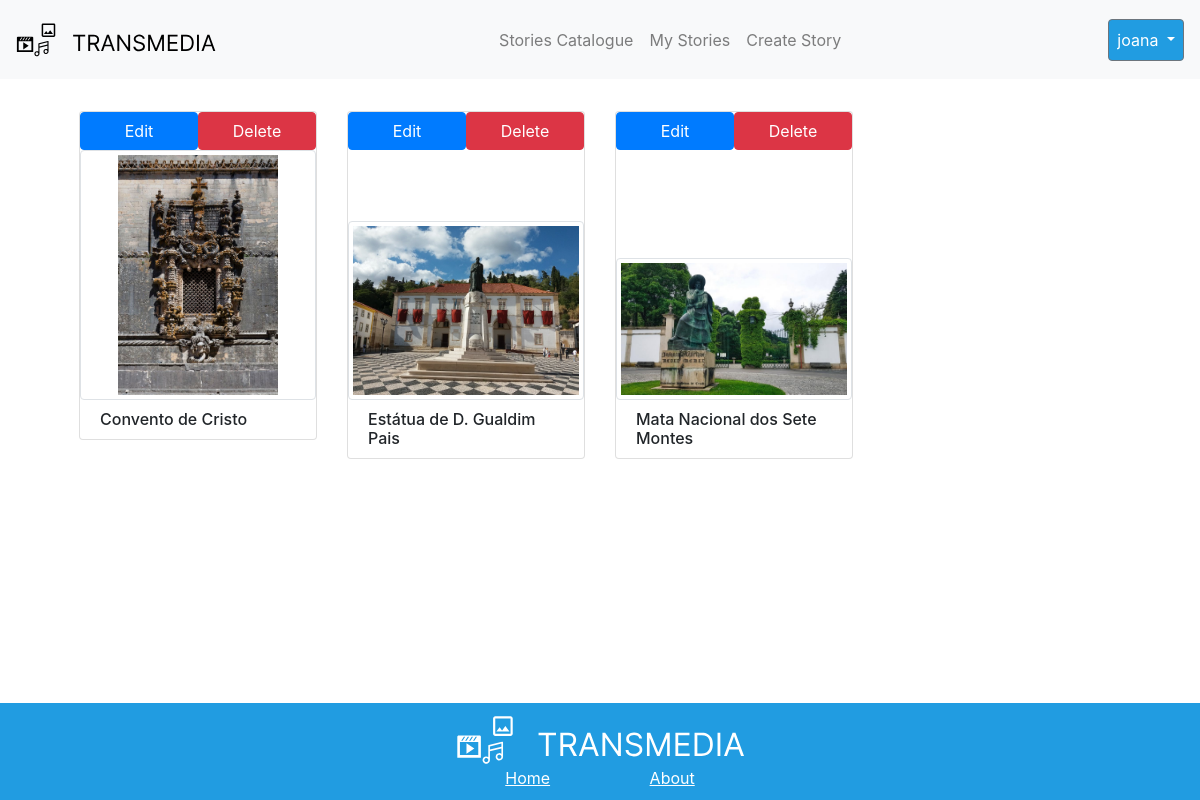
Screenshot of /my_stories.php (signed in) with the database file from the repository.
### tables this page shows
CREATE TABLE `story` (
  `id` int(11) NOT NULL,
  `name` varchar(255) NOT NULL,
  `description` varchar(255) NOT NULL,
  `author` varchar(255) NOT NULL
);

CREATE TABLE `image` (
  `id` int(11) NOT NULL AUTO_INCREMENT,
  `storyID` int(11) NOT NULL,
  `image` varchar(255) DEFAULT NULL,
  `duration` int(11) NOT NULL,
  `storyOrder` int(11) NOT NULL,
  PRIMARY KEY (`id`),
  FOREIGN KEY (`storyID`) REFERENCES `story` (`id`) ON DELETE CASCADE
);

### my_stories.php (the view, shortened to what this page needs)
<?php
include "NavBar.php";
$stmt = $pdo->prepare('SELECT id,name FROM story where author = ? ORDER BY name');
$stmt->execute([$_SESSION['user']]);
$stories = $stmt->fetchAll(PDO::FETCH_DEFAULT);
?>
<!DOCTYPE html>
<html lang="en">
<head>
</head>
<body>
    <div class="stories m-2 mr-5 ml-5 mt-3">
        <div class="row m-3">
            <?php
            foreach ($stories as $story) : ?>
                <div class="col-12 col-sm-6 col-md-4 col-lg-3 mb-3">
                    <div class="card">
                        <div class="row w-100 m-0">
                            <div class="col-6 p-0">
                                <a class="btn btn-primary w-100" href="edit_story.php?id=<?= $story['id'] ?>">Edit</a>
                            </div>
                            <div class="col-6 p-0">
                                <a onclick="confirmDelete()" class="btn btn-danger w-100" href="delete_story.php?id=<?= $story['id'] ?>">Delete</a>
                            </div>
                        </div>
                        <a class="text-reset text-decoration-none" href="selectedStoryPage.php?id=<?= $story['id'] ?>">
                            <div style="height: 250px; display: flex; align-items: flex-end;">
                                <img src="<?php
                                            $stmt = $pdo->prepare('SELECT image FROM image where storyID = ? ORDER BY storyOrder LIMIT 1');
                                            $stmt->execute([$story['id']]);
                                            $stmt->rowCount() > 0 ? $img = "./files/story_" . $story['id'] . "/image/" . $stmt->fetch()['image'] : $img = "default_image.png";
                                            echo $img; ?>" class="w-100 img-thumbnail" alt="Story Image" style="max-height: 100%;">
                            </div>
                            <div class="card-body">
                            <h6 class="card-title m-0"><?php echo $story['name'] ?></h6>
                            </div>
                        </a>
                    </div>
                </div>
            <?php endforeach; ?>
        </div>
    </div>
    <?php
    include "footer.php";
    ?>
</body>
</html>

### style/footer.css (style rules this page uses)
body { min-height: 100vh; display: flex; flex-direction: column; }
img { width: 100%; height: auto; }

### my_stories.php (style rules this page uses)
.img-thumbnail { object-fit: contain; max-height: 100%; max-width: 100%; }
.card-body { padding: 10px 20px !important; }

### rows the page displays
story: id.image (picture), name "Convento de Cristo"
story: id.image (picture), name "Estátua de D. Gualdim Pais"
story: id.image (picture), name "Mata Nacional dos Sete Montes"

### other values shown
$_SESSION["user"] "joana"
